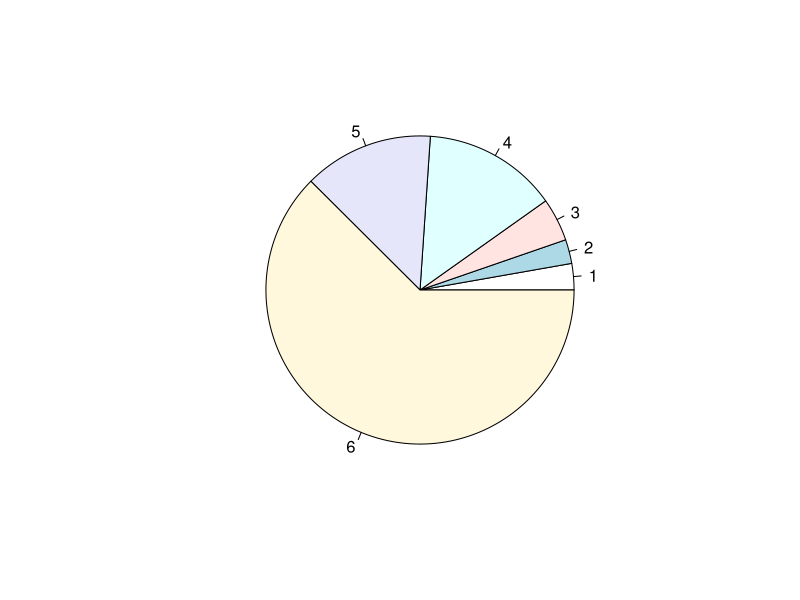
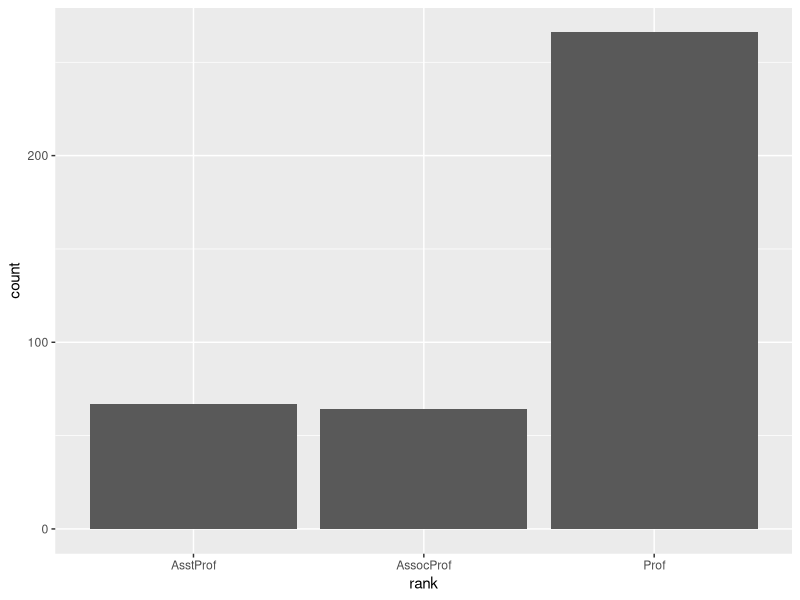
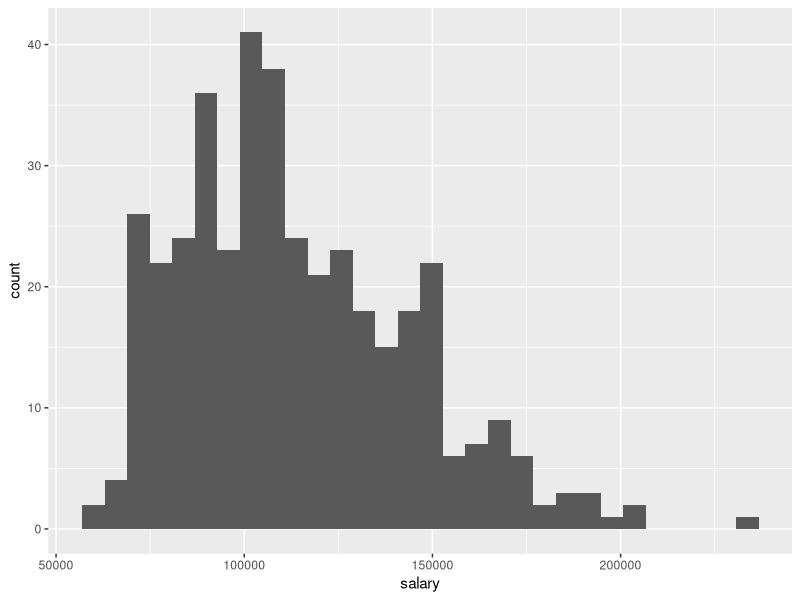

Generate these figures, in order, with R:
# install.packages("car")
library(car)

data(Salaries)
summary(Salaries)
# View(Salaries)

# Categorical variables
data <- table(Salaries$rank, Salaries$sex)
# Pie need a table in input
# This pie function is not recomanded
pie(data)

library(tidyverse)
ggplot(data = Salaries) +
  geom_bar(aes(x = rank))

mean(Salaries$salary)
quantile(Salaries$salary, probs = c(0.1, 0.9))
# 10% of the teachers earn less than 77 380.8$ and 90% of the teacher earn less than 152 946$ # nolint

# Create a histogram
ggplot(data = Salaries) +
  geom_histogram(aes(x = salary))

# Comparing groups by inputing a list
t.test(Salaries$salary ~ Salaries$sex)
# Year from phd to the time they start to work on service is significant (around 4.7yrs)
t.test(Salaries$yrs.since.phd, Salaries$yrs.service, paired = TRUE)

# Need two numerical variable
cor.test(Salaries$yrs.service, Salaries$salary)
# Correlation coef is 0.335
# P_value is smaller than 0.5, then reject H0 (new hypothesis) so there is a significant relationship

# Categorical vs numerical (rank and salary)
oneway.test(Salaries$salary ~ Salaries$rank)
# Conclusion : P_value < 0.05, reject H0

chisq.test(table(Salaries$rank , Salaries$sex))
# Significance level 0.01
# p-value > 0.01 , We don't reject the H0, 